Frame 1 (no input): blank canvas, image omitted
Frame 60 (the mouse pressed at the canvas centre just before this capture): blank canvas, image omitted
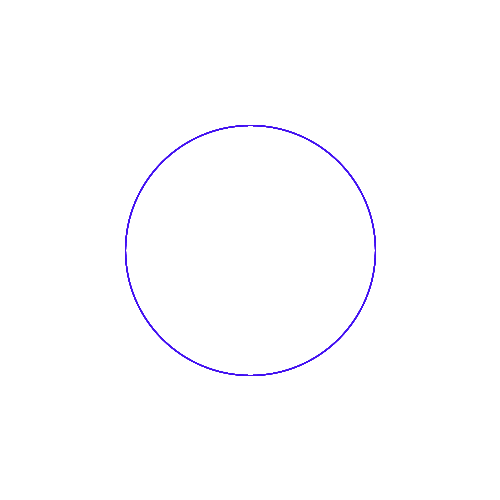
Frame 120 (the mouse held since frame 60 and released just before this capture)

The Processing sketch whose frames 1 and 60 were blank and that drew this single picture after the mouse press (run headless with seeded random() and noise(); from frame 60 on, the mouse is pressed at the canvas centre):

// Processing sketch: processing_17317
// ── processing_17317.pde

void setup() {
  size(500, 500);
  background(255);
} 

void draw() {
  stroke(random(113), 13, 237,60);
  strokeWeight(1);
  fill(0,0,0,0);
  ellipse(250, 250, mouseX, mouseY);
}


                
                
